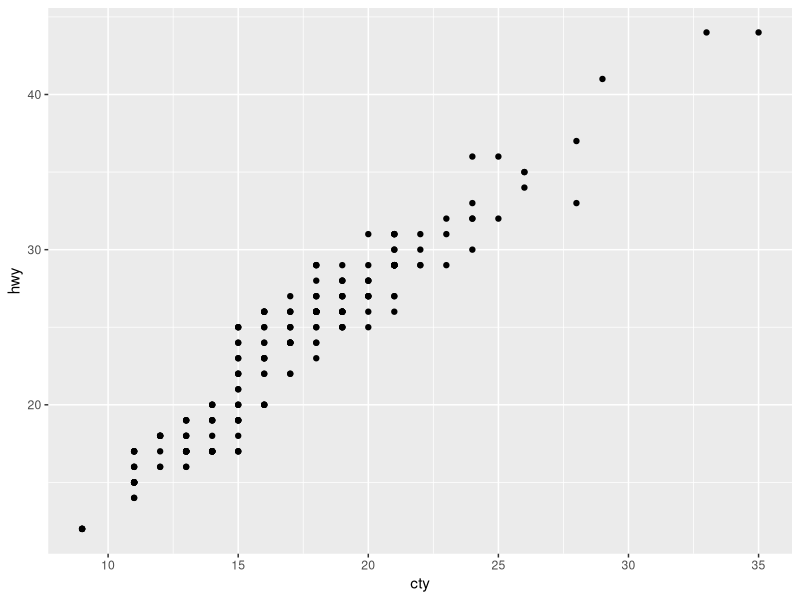
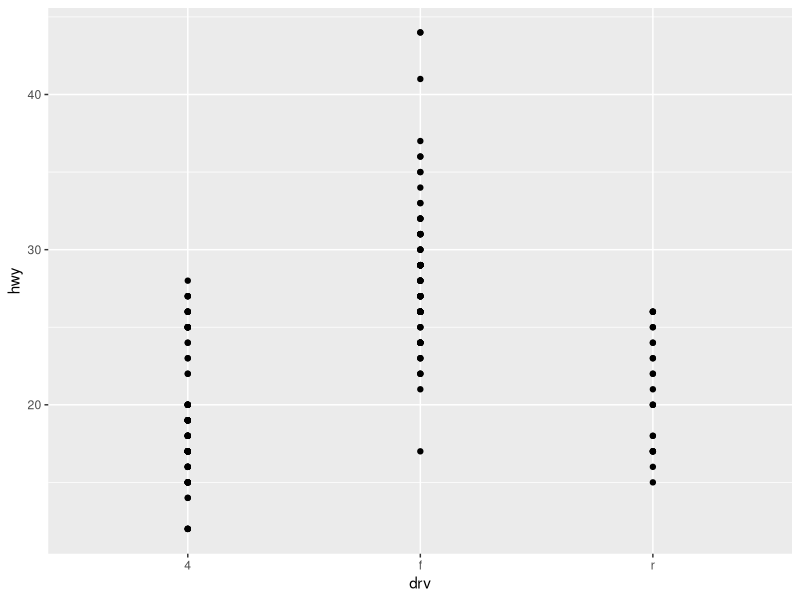
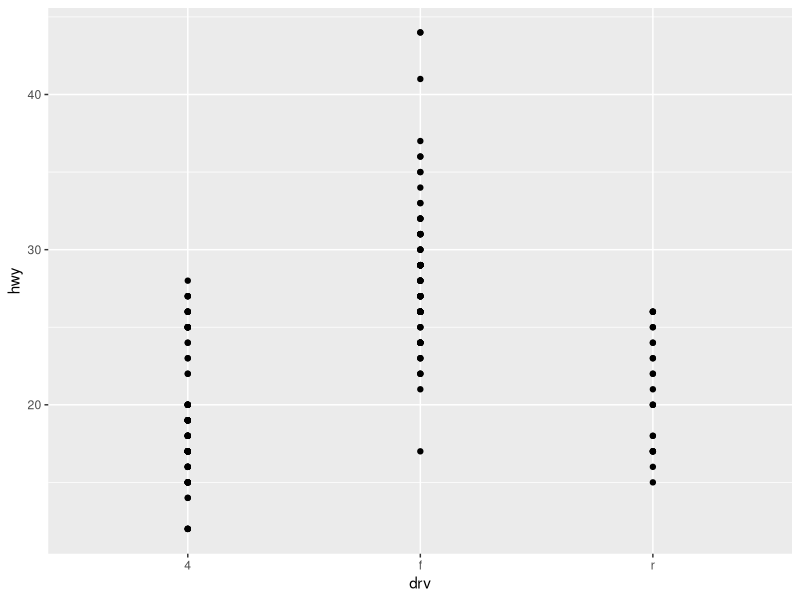
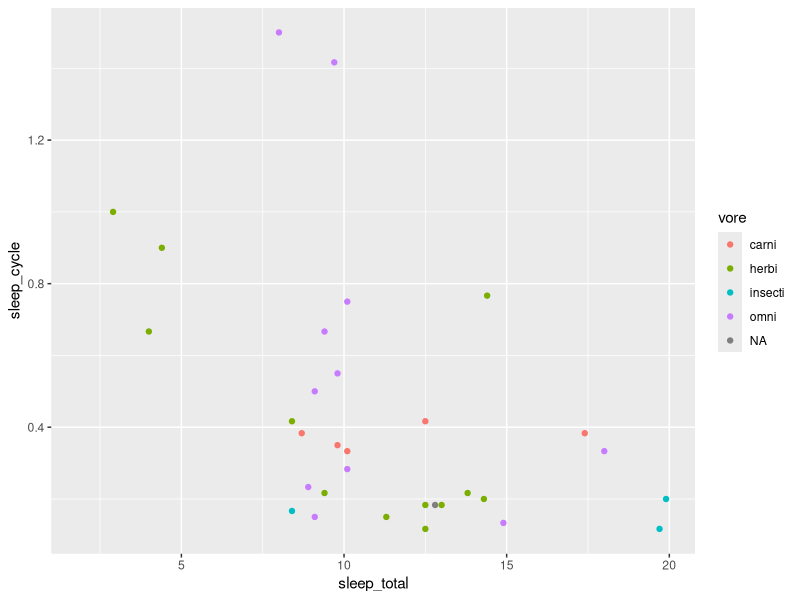
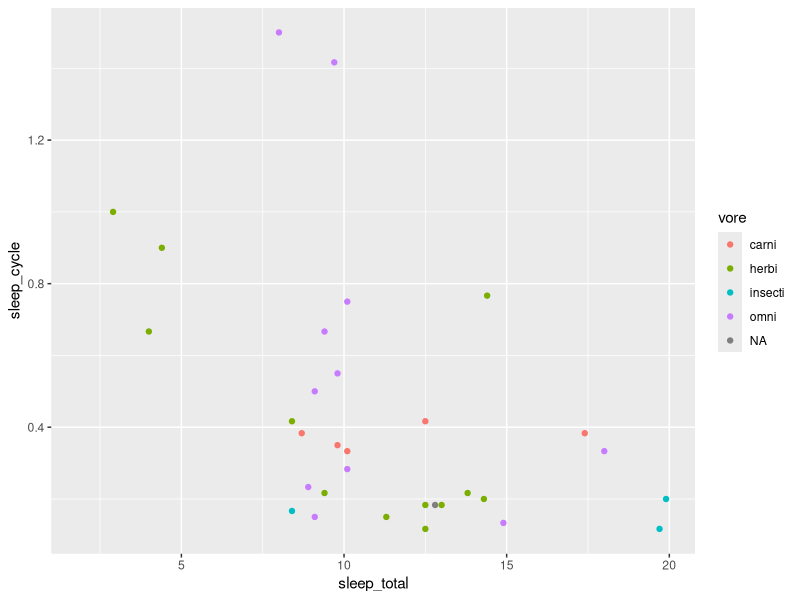
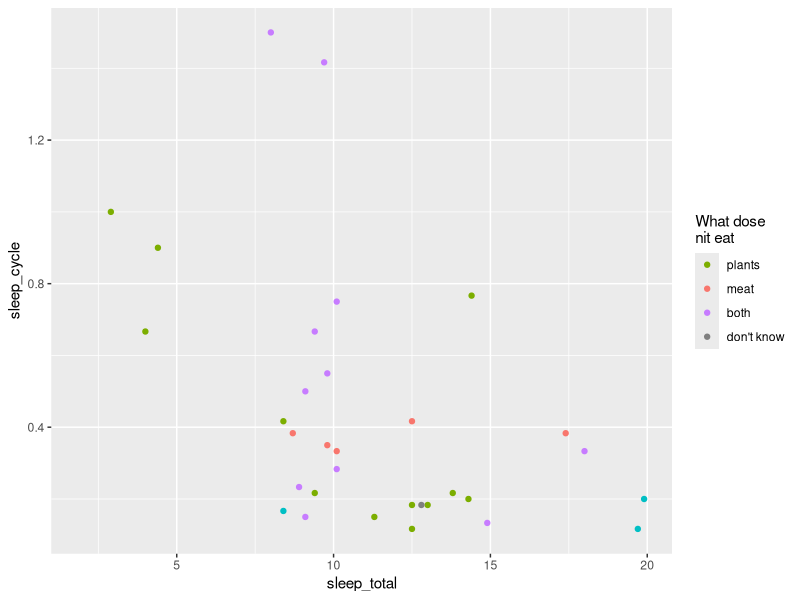
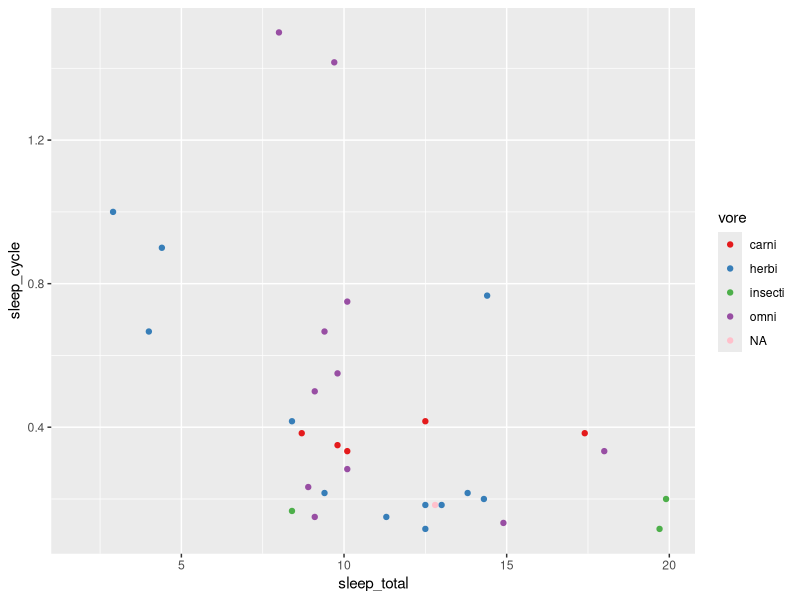
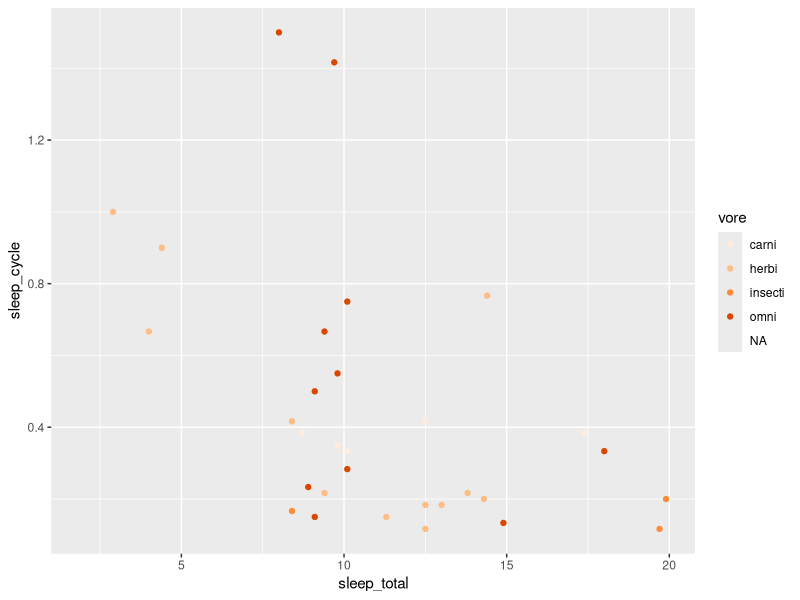

R code for these plots, in order:
# scale
rm(list = ls())
library(ggplot2)
plot <- qplot(cty, hwy, data = mpg)
plot
# change the scale
plot + aes(x = drv)
plot + aes(x = drv) + scale_x_discrete()

# eg.1
p <- qplot(sleep_total, sleep_cycle, data = msleep, col = vore)
p
# add the scale manually 
p + scale_color_hue()

# change the default parameters of scales
p + scale_color_hue(name = "What dose\nnit eat",
                    breaks = c("herbi", "carni", "omni", NA),
                    labels = c("plants", "meat", "both", "don't know"))
p + scale_color_brewer(palette = "Set1", na.value = "pink")
p + scale_color_brewer(palette = "Oranges")
# show all the names of color
colours()
# ?plotmath to show the math expressions

# some paras
p <- qplot(cty, hwy, data = mpg, col = displ)
p
p + scale_x_continuous("City mpg")
p + xlab("City mpg")
p + ylab("Highway mpg")

p <- qplot(cyl, wt, data = mtcars)
p
p + scale_x_continuous(breaks = c(5.5, 6.5))
p + scale_x_continuous(limits = c(5.5, 6.5))

p <- qplot(wt, cyl, data = mtcars, col = cyl)
p
p + scale_colour_gradient(breaks = c(5.5, 6.5))
p + scale_colour_gradient(limits = c(5.5, 6.5))

# some differences between two ways
qplot(log10(carat), log10(price), data = diamonds)
qplot(carat, price, data = diamonds) + scale_x_log10() + scale_y_log10()

# scales of manual
plot <- qplot(brainwt, bodywt, data = msleep, log = "Xy")
plot + aes(col = vore) + scale_colour_manual(values = c("red", "orange","yellow",
                                                      "green", "blue"))
colours <- c("carni" = "red", "NA" = "orange", "insecti" = "yellow",
             "herbi" = "green", "omni" = "blue")
plot + aes(col = vore) + scale_colour_manual(values = colours)
plot + aes(shape = vore) + scale_shape_manual(values = c(1, 2, 6, 0, 23))

# eg.2
rm(list = ls())
library(ggplot2)

huron <- data.frame(year = 1875:1972, level = LakeHuron)
ggplot(huron, aes(year)) + geom_line(aes(y = level - 5), col = "blue") + 
  geom_line(aes(y = level + 5), col = "red")

# use scale_colour_manual to modify the legend
ggplot(huron, aes(year)) + 
  geom_line(aes(y = level - 5, col = "below")) + 
  geom_line(aes(y = level + 5, col = "above"))

ggplot(huron, aes(year)) + 
  geom_line(aes(y = level - 5, col = "below")) + 
  geom_line(aes(y = level + 5, col = "above")) + 
  scale_colour_manual(name = "Direction", values = c("below" = "blue", "above" = "red"))

ggplot(huron, aes(year)) + 
  geom_line(aes(y = level - 5, col = "below")) + 
  geom_line(aes(y = level + 5, col = "above")) + 
  scale_colour_manual(name = "Direction", values = c("below" = "yellow", "above" = "orange"))

